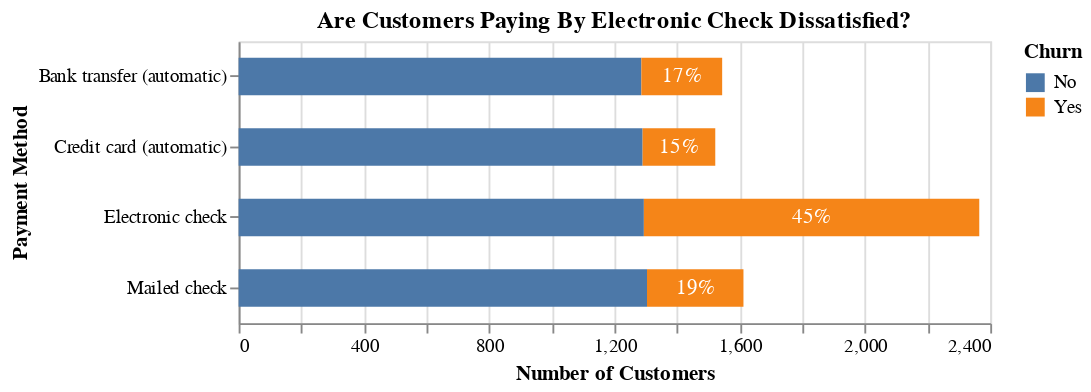

The code cell stored with this chart in its notebook:
### Code cell
bars = alt.Chart(chart_data,
             title='Are Customers Paying By Electronic Check Dissatisfied?',
             height=150
         ).mark_bar(
            size=20
         ).encode(
            alt.X('sum(customerID)', title='Number of Customers'),
            alt.Y('PaymentMethod:N', title='Payment Method'),
            color='Churn',
            order=alt.Order(
                'Churn',
                sort='ascending'
            )
         )

text = alt.Chart(chart_data
                ).mark_text(
                    color='white'
                ).encode(
                    x="x:Q",
                    y=alt.Y('PaymentMethod:N'),
                    text=alt.Text('percent')
                ).transform_calculate(
                    x='datum.total - datum.customerID/2'
                ).transform_filter(
                    "datum.Churn == 'Yes'" 
                )

bars + text

### Figure 1 — Vega-Lite specification as saved in the notebook (floating-point values rounded to 4 significant figures)
{"$schema": "https://vega.github.io/schema/vega-lite/v3.3.0.json", "config": {"mark": {"tooltip": null}, "view": {"height": 300, "width": 400}}, "data": {"name": "data-f688f56a39786237f671abaa2f64928e"}, "datasets": {"data-f688f56a39786237f671abaa2f64928e": [{"Churn": "No", "PaymentMethod": "Bank transfer (automatic)", "customerID": 1286, "percent": "83%", "total": 1544}, {"Churn": "Yes", "PaymentMethod": "Bank transfer (automatic)", "customerID": 258, "percent": "17%", "total": 1544}, {"Churn": "No", "PaymentMethod": "Credit card (automatic)", "customerID": 1290, "percent": "85%", "total": 1522}, {"Churn": "Yes", "PaymentMethod": "Credit card (automatic)", "customerID": 232, "percent": "15%", "total": 1522}, {"Churn": "No", "PaymentMethod": "Electronic check", "customerID": 1294, "percent": "55%", "total": 2365}, {"Churn": "Yes", "PaymentMethod": "Electronic check", "customerID": 1071, "percent": "45%", "total": 2365}, {"Churn": "No", "PaymentMethod": "Mailed check", "customerID": 1304, "percent": "81%", "total": 1612}, {"Churn": "Yes", "PaymentMethod": "Mailed check", "customerID": 308, "percent": "19%", "total": 1612}]}, "layer": [{"encoding": {"color": {"field": "Churn", "type": "nominal"}, "order": {"field": "Churn", "sort": "ascending", "type": "nominal"}, "x": {"aggregate": "sum", "field": "customerID", "title": "Number of Customers", "type": "quantitative"}, "y": {"field": "PaymentMethod", "title": "Payment Method", "type": "nominal"}}, "height": 150, "mark": {"size": 20, "type": "bar"}, "title": "Are Customers Paying By Electronic Check Dissatisfied?"}, {"encoding": {"text": {"field": "percent", "type": "nominal"}, "x": {"field": "x", "type": "quantitative"}, "y": {"field": "PaymentMethod", "type": "nominal"}}, "mark": {"color": "white", "type": "text"}, "transform": [{"as": "x", "calculate": "datum.total - datum.customerID/2"}, {"filter": "datum.Churn == 'Yes'"}]}]}
